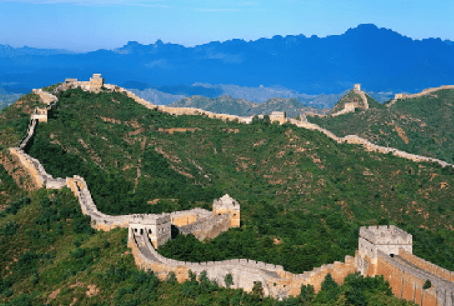
#> input picture 43 1.24/wall.png, 454 x 306 px
$ jupyter execute '李阳test_emboss.ipynb'
#> lines starting #> are read from the running program, lines starting #| are printed output that depends on the picture
[cell 1]
import numpy as np
import cv2
import matplotlib.pyplot as plt

def create_emboss_effect(image_path):
    # 1. 读取图片 (长城图)
    # 注意：cv2读取的是BGR，我们需要先转换为RGB，并且为了数学计算方便，转为浮点数
#> called with image_path = 'wall.png'
    img = cv2.imread(image_path)
#> img is the input picture: shape (306, 454, 3); mean B, G, R 118.1, 115.5, 83.3
    data = cv2.cvtColor(img, cv2.COLOR_BGR2RGB)

    # ==========================================
    # 老师给出的步骤 1: 图像灰度化 (Grayscale)
    # ==========================================
    # 公式：Y = 0.299*R + 0.587*G + 0.114*B
    # 这将把彩色图片变成黑白图片
    t = np.dot(data, [0.299, 0.587, 0.114])
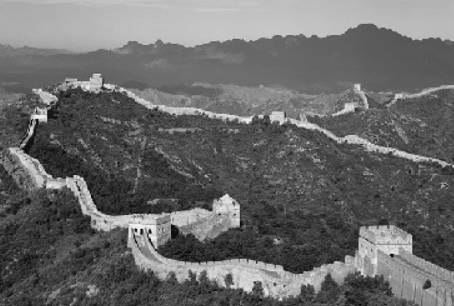
#> t: shape (306, 454) float64; min 13.21, max 236.2, mean 106.2

    # ==========================================
    # 老师给出的步骤 2: 定义卷积核 (Kernel)
    # ==========================================
    # 这个矩阵的意思是：当前像素值(1) - 左上角像素值(-1)
    # 这会突出图像边缘，产生立体感
    kernel = np.array([[-1, 0, 0],
                       [0, 1, 0],
                       [0, 0, 0]])

    # ==========================================
    # 步骤 3: 执行卷积 (应用 Kernel)
    # ==========================================
    # 使用 OpenCV 的 filter2D 来应用这个核
    # t 是刚才计算出的灰度图
    result = cv2.filter2D(t, -1, kernel)
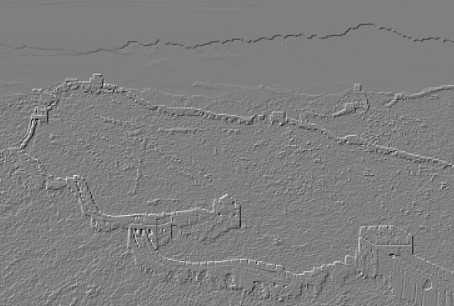
#> result: shape (306, 454) float64; min -193.8, max 192.5, mean -0.4; drawn with min black and max white

    # ==========================================
    # 关键步骤 4: 调整亮度 (这一步通常必不可少)
    # ==========================================
    # 纯粹的卷积结果会有很多接近 0 的黑色，为了让它看起来像“石头”，
    # 我们通常会加上 128 的底色，让平坦区域变成灰色，凸起变白，凹陷变黑。
    final_result = result + 128

    # 确保数值在 0-255 之间，并转回整数以便显示
    final_result = np.clip(final_result, 0, 255).astype(np.uint8)

    # 显示结果
    plt.figure(figsize=(12, 6))

    # 原图
    plt.subplot(1, 2, 1)
    plt.imshow(data)
    plt.title("原始图片 (Original)")
    plt.axis('off')

    # 结果图 (浮雕)
    plt.subplot(1, 2, 2)
    plt.imshow(final_result, cmap='gray')
    plt.title("结果图 (Result - Emboss)")
    plt.axis('off')

    plt.show()
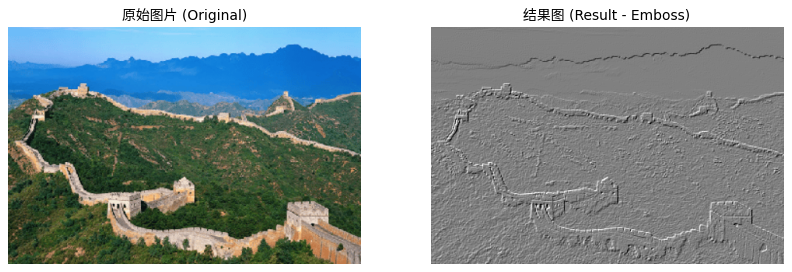
#> figure drawn by matplotlib, 2 panels

# 运行代码
create_emboss_effect('wall.png')
